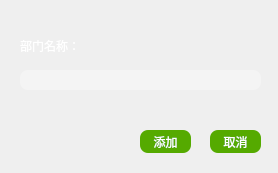
<?xml version="1.0" encoding="UTF-8"?>
<ui version="4.0">
 <class>increaseManager</class>
 <widget class="QWidget" name="increaseManager">
  <property name="geometry">
   <rect>
    <x>0</x>
    <y>0</y>
    <width>278</width>
    <height>173</height>
   </rect>
  </property>
  <property name="windowTitle">
   <string>Form</string>
  </property>
  <property name="styleSheet">
   <string notr="true">
color:#fff</string>
  </property>
  <widget class="QLabel" name="label">
   <property name="geometry">
    <rect>
     <x>20</x>
     <y>35</y>
     <width>81</width>
     <height>21</height>
    </rect>
   </property>
   <property name="styleSheet">
    <string notr="true">border-image:none;</string>
   </property>
   <property name="text">
    <string>部门名称：</string>
   </property>
  </widget>
  <widget class="QLineEdit" name="lineEdit">
   <property name="geometry">
    <rect>
     <x>20</x>
     <y>70</y>
     <width>241</width>
     <height>20</height>
    </rect>
   </property>
   <property name="styleSheet">
    <string notr="true">border-image:none;
border-radius:8px;
background:rgba(255,255,255,0.3);
</string>
   </property>
  </widget>
  <widget class="QPushButton" name="pb_increase">
   <property name="geometry">
    <rect>
     <x>140</x>
     <y>130</y>
     <width>51</width>
     <height>23</height>
    </rect>
   </property>
   <property name="styleSheet">
    <string notr="true">border-image:none;
background-color: rgb(85, 170, 0);
color: rgb(255, 255, 255);
border:none;
border-radius:8px;</string>
   </property>
   <property name="text">
    <string>添加</string>
   </property>
  </widget>
  <widget class="QPushButton" name="pb_cancel">
   <property name="geometry">
    <rect>
     <x>210</x>
     <y>130</y>
     <width>51</width>
     <height>23</height>
    </rect>
   </property>
   <property name="styleSheet">
    <string notr="true">border-image:none;
background-color: rgb(85, 170, 0);
color: rgb(255, 255, 255);
border:none;
border-radius:8px;</string>
   </property>
   <property name="text">
    <string>取消</string>
   </property>
  </widget>
  <widget class="QWidget" name="widget" native="true">
   <property name="geometry">
    <rect>
     <x>0</x>
     <y>0</y>
     <width>281</width>
     <height>181</height>
    </rect>
   </property>
   <property name="styleSheet">
    <string notr="true">border-image: url(:/new/prefix1/Image/bg1.jpg);</string>
   </property>
  </widget>
  <zorder>widget</zorder>
  <zorder>label</zorder>
  <zorder>lineEdit</zorder>
  <zorder>pb_increase</zorder>
  <zorder>pb_cancel</zorder>
 </widget>
 <resources/>
 <connections/>
</ui>
